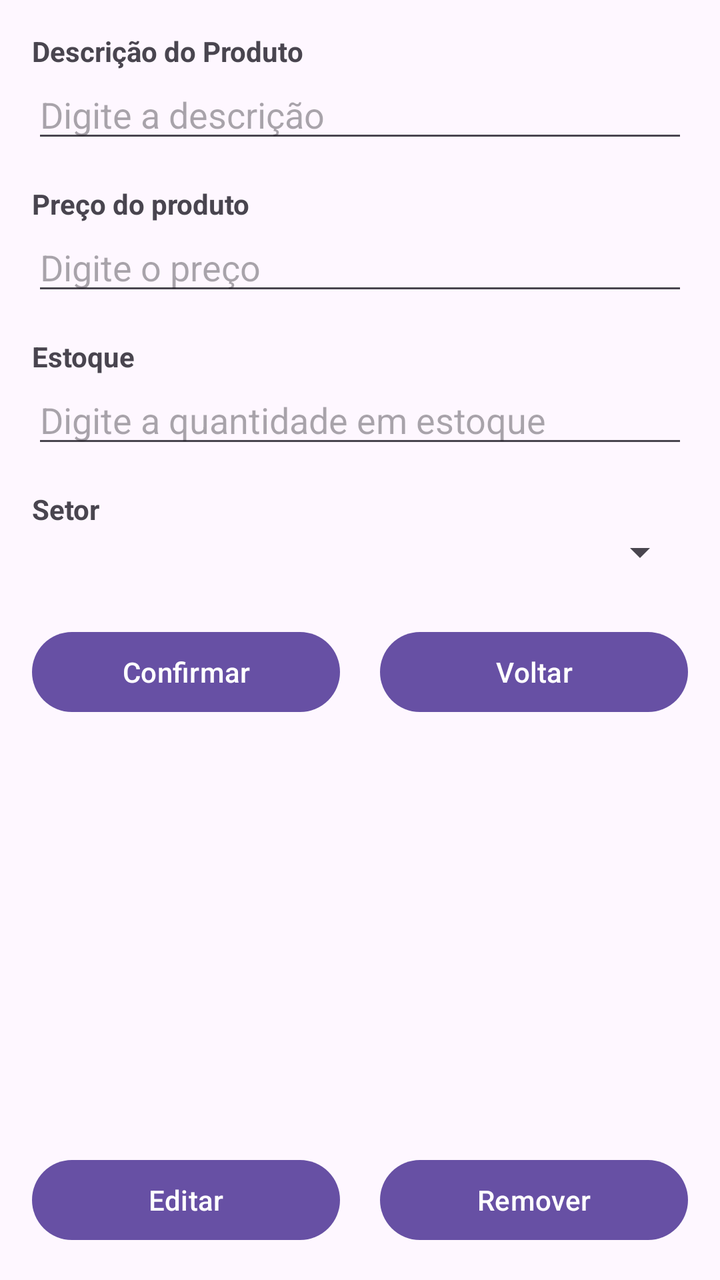
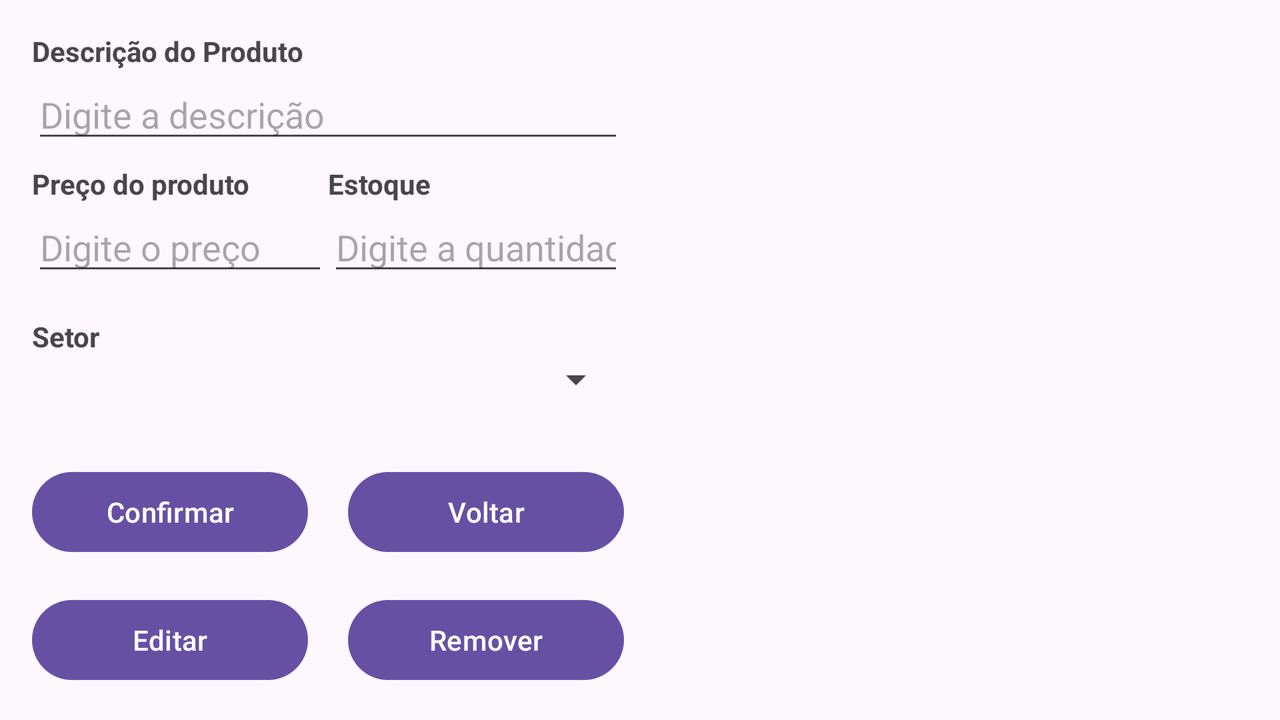

First picture: res/layout/ on a phone held upright. Second picture: the repository's own variant of that layout, on a device whose configuration matches the variant's folder. Source for both follows.
<!-- AndroidManifest.xml: application theme Theme.Setores -->
<!-- res/layout/activity_produto.xml -->
<LinearLayout xmlns:android="http://schemas.android.com/apk/res/android"
    android:layout_width="match_parent"
    android:layout_height="match_parent"
    android:orientation="vertical"
    android:padding="16dp">

    <TextView
        android:layout_width="wrap_content"
        android:layout_height="wrap_content"
        android:text="@string/descricao_do_produto"
        android:textStyle="bold"/>

    <EditText
        android:id="@+id/txt_descr_produto"
        android:layout_width="match_parent"
        android:layout_height="wrap_content"
        android:hint="@string/digite_a_descricao"
        android:inputType="text" />

    <TextView
        android:layout_width="wrap_content"
        android:layout_height="wrap_content"
        android:text="@string/preco"
        android:textStyle="bold"
        android:layout_marginTop="16dp"/>

    <EditText
        android:id="@+id/txt_preco_produto"
        android:layout_width="match_parent"
        android:layout_height="wrap_content"
        android:hint="@string/digite_o_preco"
        android:inputType="numberDecimal" />

    <TextView
        android:layout_width="wrap_content"
        android:layout_height="wrap_content"
        android:text="@string/estoque"
        android:textStyle="bold"
        android:layout_marginTop="16dp"/>

    <EditText
        android:id="@+id/txt_estoque_produto"
        android:layout_width="match_parent"
        android:layout_height="wrap_content"
        android:hint="@string/digite_a_quantidade_em_estoque"
        android:inputType="number" />

    <TextView
        android:layout_width="wrap_content"
        android:layout_height="wrap_content"
        android:text="@string/setor"
        android:textStyle="bold"
        android:layout_marginTop="16dp"/>

    <Spinner
        android:id="@+id/spinner_setor_produto"
        android:layout_width="match_parent"
        android:layout_height="wrap_content" />

    <LinearLayout
        android:layout_width="match_parent"
        android:layout_height="wrap_content"
        android:orientation="horizontal"
        android:gravity="center"
        android:layout_marginTop="24dp">

        <Button
            android:id="@+id/btn_confirmar_produto"
            android:layout_width="0dp"
            android:layout_height="wrap_content"
            android:layout_weight="1"
            android:text="@string/confirmar"
            android:onClick="confirmar"
            android:layout_marginEnd="10dp"/>

        <Button
            android:id="@+id/btn_voltar_produto"
            android:layout_width="0dp"
            android:layout_height="wrap_content"
            android:layout_weight="1"
            android:onClick="voltar"
            android:text="@string/voltar"
            android:layout_marginStart="10dp"/>
    </LinearLayout>

    <ListView
        android:id="@+id/lista_produtos"
        android:layout_width="match_parent"
        android:layout_height="0dp"
        android:layout_weight="1"
        android:layout_marginTop="16dp"/>

    <LinearLayout
        android:layout_width="match_parent"
        android:layout_height="wrap_content"
        android:orientation="horizontal"
        android:gravity="center"
        android:layout_marginTop="16dp">

        <Button
            android:id="@+id/btn_editar_produto"
            android:layout_width="0dp"
            android:layout_height="wrap_content"
            android:layout_weight="1"
            android:text="@string/editar"
            android:onClick="editar"
            android:layout_marginEnd="10dp"/>

        <Button
            android:id="@+id/btn_remover_produto"
            android:layout_width="0dp"
            android:layout_height="wrap_content"
            android:layout_weight="1"
            android:text="@string/remover"
            android:onClick="remover"
            android:layout_marginStart="10dp"/>
    </LinearLayout>

</LinearLayout>
<!-- resources referenced by this layout -->
<resources>
  <string name="confirmar">Confirmar</string>
  <string name="descricao_do_produto">Descrição do Produto</string>
  <string name="digite_a_descricao">Digite a descrição</string>
  <string name="digite_a_quantidade_em_estoque">Digite a quantidade em estoque</string>
  <string name="digite_o_preco">Digite o preço</string>
  <string name="editar">Editar</string>
  <string name="estoque">Estoque</string>
  <string name="preco">Preço do produto</string>
  <string name="remover">Remover</string>
  <string name="setor">Setor</string>
  <string name="voltar">Voltar</string>
  <style name="Theme.Setores" parent="Base.Theme.Setores" />
  <style name="Base.Theme.Setores" parent="Theme.Material3.DayNight.NoActionBar">
          
          
      </style>
</resources>
<!-- res/layout-land/activity_produto.xml (the repository's variant of the layout above) -->
<!-- drawn on the phone turned sideways -->
<?xml version="1.0" encoding="utf-8"?>
<LinearLayout xmlns:android="http://schemas.android.com/apk/res/android"
    xmlns:tools="http://schemas.android.com/tools"
    android:layout_width="match_parent"
    android:layout_height="match_parent"
    android:orientation="horizontal"
    android:padding="16dp"
    tools:ignore="MissingDefaultResource">

    <LinearLayout
        android:layout_width="0dp"
        android:layout_height="match_parent"
        android:layout_weight="1"
        android:orientation="vertical"
        android:layout_marginEnd="16dp">

        <LinearLayout
            android:layout_width="match_parent"
            android:layout_height="wrap_content"
            android:layout_weight="1"
            android:orientation="vertical">

            <TextView
                android:layout_width="wrap_content"
                android:layout_height="wrap_content"
                android:text="@string/descricao_do_produto"
                android:textStyle="bold"/>

            <EditText
                android:id="@+id/txt_descr_produto"
                android:layout_width="match_parent"
                android:layout_height="wrap_content"
                android:hint="@string/digite_a_descricao"
                android:inputType="text" />

        </LinearLayout>

        <LinearLayout
            android:layout_width="match_parent"
            android:layout_height="wrap_content"
            android:orientation="horizontal">

            <LinearLayout
                android:layout_width="0dp"
                android:layout_height="wrap_content"
                android:layout_weight="1"
                android:orientation="vertical">

                <TextView
                    android:layout_width="wrap_content"
                    android:layout_height="wrap_content"
                    android:text="@string/preco"
                    android:textStyle="bold"/>

                <EditText
                    android:id="@+id/txt_preco_produto"
                    android:layout_width="match_parent"
                    android:layout_height="wrap_content"
                    android:hint="@string/digite_o_preco"
                    android:inputType="numberDecimal" />

            </LinearLayout>

            <LinearLayout
                android:layout_width="0dp"
                android:layout_height="wrap_content"
                android:layout_weight="1"
                android:orientation="vertical">

                <TextView
                    android:layout_width="wrap_content"
                    android:layout_height="wrap_content"
                    android:text="@string/estoque"
                    android:textStyle="bold"/>

                <EditText
                    android:id="@+id/txt_estoque_produto"
                    android:layout_width="match_parent"
                    android:layout_height="wrap_content"
                    android:hint="@string/digite_a_quantidade_em_estoque"
                    android:inputType="number" />
            </LinearLayout>
        </LinearLayout>

        <LinearLayout
            android:layout_width="match_parent"
            android:layout_height="wrap_content"
            android:layout_weight="1"
            android:orientation="vertical">

            <TextView
                android:layout_width="wrap_content"
                android:layout_height="wrap_content"
                android:text="@string/setor"
                android:textStyle="bold"
                android:layout_marginTop="16dp"/>

            <Spinner
                android:id="@+id/spinner_setor_produto"
                android:layout_width="match_parent"
                android:layout_height="wrap_content"/>
        </LinearLayout>

        <LinearLayout
            android:layout_width="match_parent"
            android:layout_height="wrap_content"
            android:orientation="horizontal"
            android:gravity="center"
            android:layout_marginTop="24dp">

            <Button
                android:id="@+id/btn_confirmar_produto"
                android:layout_width="0dp"
                android:layout_height="wrap_content"
                android:layout_weight="1"
                android:text="@string/confirmar"
                android:onClick="confirmar"
                android:layout_marginEnd="10dp"/>

            <Button
                android:id="@+id/btn_voltar_produto"
                android:layout_width="0dp"
                android:layout_height="wrap_content"
                android:layout_weight="1"
                android:text="@string/voltar"
                android:onClick="voltar"
                android:layout_marginStart="10dp"/>
        </LinearLayout>

        <LinearLayout
            android:layout_width="match_parent"
            android:layout_height="wrap_content"
            android:orientation="horizontal"
            android:gravity="center"
            android:layout_marginTop="16dp">

            <Button
                android:id="@+id/btn_editar_produto"
                android:layout_width="0dp"
                android:layout_height="wrap_content"
                android:layout_weight="1"
                android:text="@string/editar"
                android:onClick="editar"
                android:layout_marginEnd="10dp"/>

            <Button
                android:id="@+id/btn_remover_produto"
                android:layout_width="0dp"
                android:layout_height="wrap_content"
                android:layout_weight="1"
                android:text="@string/remover"
                android:onClick="remover"
                android:layout_marginStart="10dp"/>
        </LinearLayout>
    </LinearLayout>

    <LinearLayout
        android:layout_width="0dp"
        android:layout_height="match_parent"
        android:layout_weight="1"
        android:orientation="vertical">

        <ListView
            android:id="@+id/lista_produtos"
            android:layout_width="match_parent"
            android:layout_height="match_parent"
            android:layout_marginTop="16dp"/>
    </LinearLayout>
</LinearLayout>
